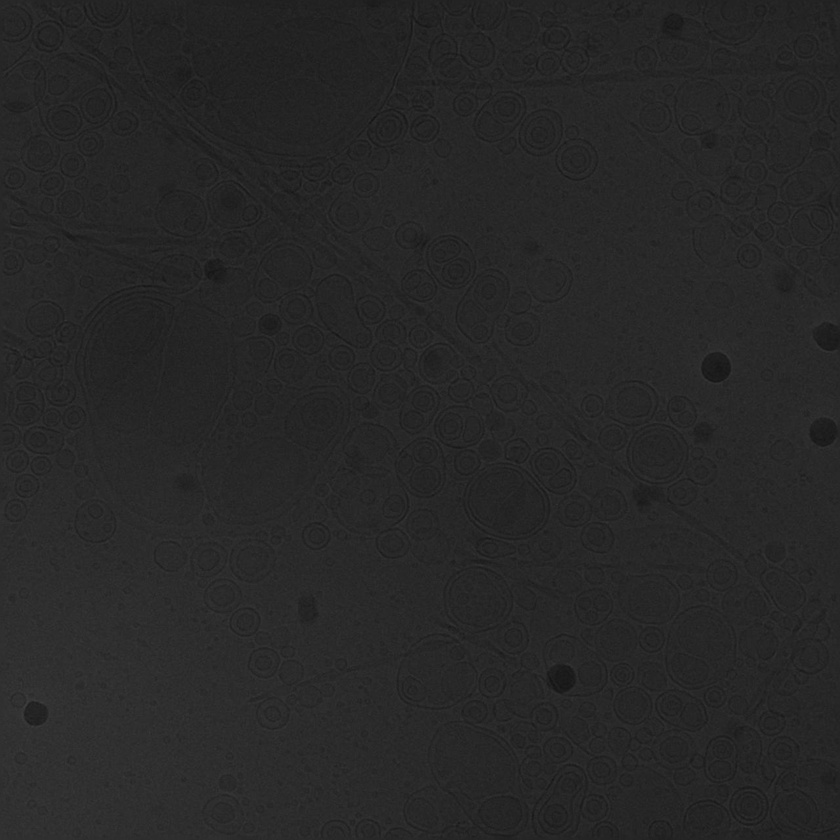
#> input picture examples/data/Fusion-G-87.jpg, 840 x 840 px, shrunk from 1280 x 1280 before the run
$ python -i contour_finder.py   (imports and definitions only)
#> lines starting #> are read from the running program, lines starting #| are printed output that depends on the picture; after the words box and inside, x2 and y2 are one past the last pixel; in counts of white or black regions, pixels touching at a corner belong together
"""Image preprocessing utilities for contour extraction and analysis."""

from dataclasses import dataclass
from typing import List
import numpy as np
from skimage import io, color, filters, morphology, measure
from sklearn.cluster import KMeans

from nanorange.settings import CONTOUR_FINDER_MIN_OBJECT_SIZE, SHAPE_FITTING_N_COLORS


@dataclass
class PreprocessingResult:
    """Container for preprocessing results."""
    gray: np.ndarray
    binary: np.ndarray
    contours: List[np.ndarray]


@dataclass
class ColorSegmentationResult:
    """Container for color segmentation results."""
    cluster_map: np.ndarray
    cluster_centers: np.ndarray
    cluster_colors: np.ndarray


class ContourFinder:
    """Handles contour finding operations for image analysis."""

    def __init__(
        self,
        min_object_size: int = CONTOUR_FINDER_MIN_OBJECT_SIZE,
        contour_level: float = 0.5
    ):
        """
        Initialize the contour finder with configuration.

        Args:
            min_object_size: Minimum object size in pixels to retain (removes noise)
            contour_level: Level at which to find contours (0.5 for binary images)
        """
        self.min_object_size = min_object_size
        self.contour_level = contour_level

    @staticmethod
    def load_image(path: str) -> np.ndarray:
        """
        Load an image from disk.

        Args:
            path: Path to the image file

        Returns:
            Image as numpy array

        Raises:
            FileNotFoundError: If the image doesn't exist
            ValueError: If the image cannot be loaded
        """
        try:
            img = io.imread(path)
#> img is the input picture: shape (840, 840, 3); min 19, max 61, mean 39.2
            if img is None:
                raise ValueError(f"Failed to load image: {path}")
            return img
        except FileNotFoundError:
            raise FileNotFoundError(f"Image not found: {path}")

    @staticmethod
    def convert_to_grayscale(img: np.ndarray) -> np.ndarray:
        """
        Convert an image to grayscale.

        Args:
            img: Input image (RGB or grayscale)

        Returns:
            Grayscale image as float array (0.0 to 1.0)
        """
        if img.ndim == 3:
            return color.rgb2gray(img)
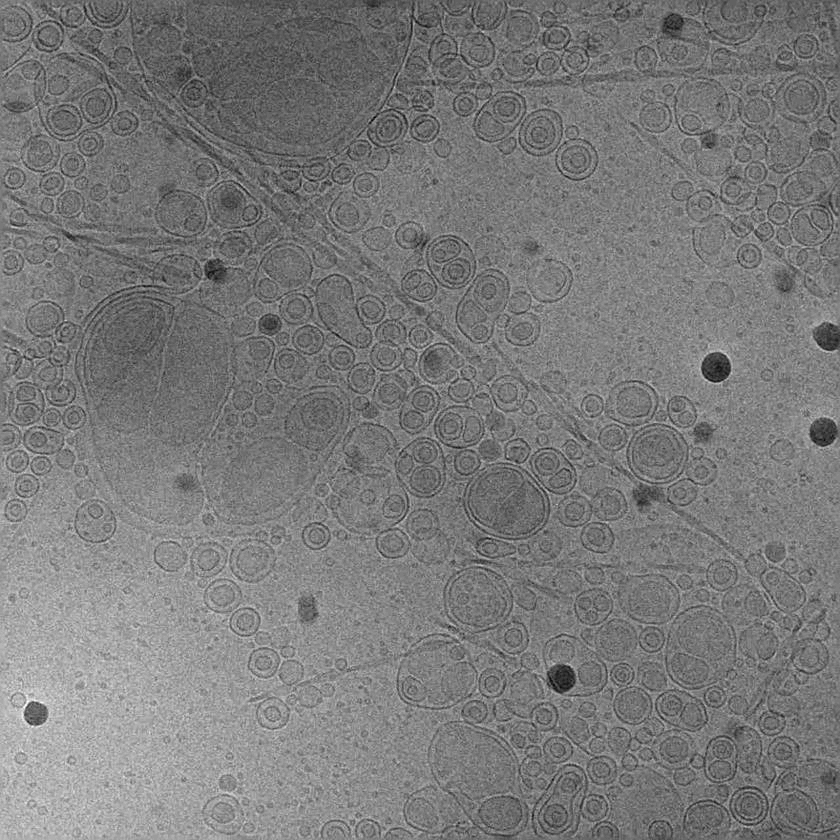
#> returned value: shape (840, 840) float64; min 0.0745, max 0.239, mean 0.154; drawn with min black and max white
        return img.astype(float) / 255.0

    @staticmethod
    def apply_otsu_threshold(gray: np.ndarray) -> np.ndarray:
        """
        Apply Otsu's thresholding to a grayscale image.

        Args:
            gray: Grayscale image (float, 0.0 to 1.0)

        Returns:
            Binary mask (boolean array)
        """
        threshold_value = filters.threshold_otsu(gray)
#> threshold_value = 0.153
        return gray > threshold_value
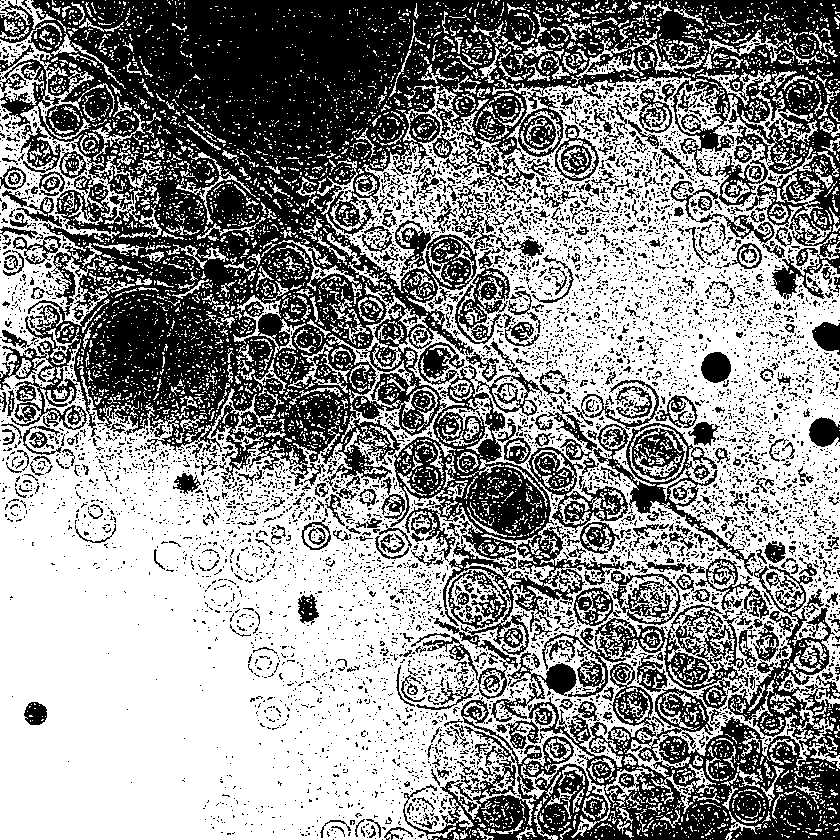
#> returned value: shape (840, 840) bool; 56% white; 6343 black regions (5826 under 20 px), largest, box (x1, y1, x2, y2) and area: (0, 0, 840, 699) 190851, (403, 564, 840, 840) 33913, (593, 423, 757, 576) 4768

    def remove_noise(self, binary: np.ndarray) -> np.ndarray:
        """
        Remove small objects from a binary mask.

        Args:
            binary: Binary mask (boolean array)

        Returns:
            Cleaned binary mask with small objects removed
        """
        return morphology.remove_small_objects(binary, min_size=self.min_object_size)
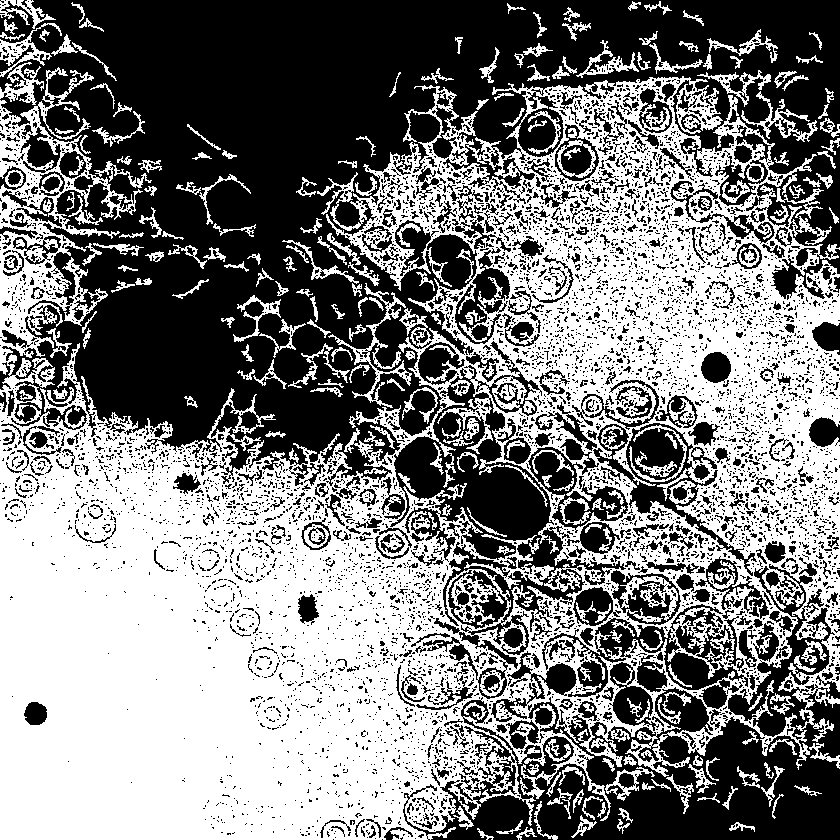
#> returned value: shape (840, 840) bool; 49.8% white; 242 white regions, largest, box (x1, y1, x2, y2) and area: (0, 67, 840, 840) 318802, (328, 283, 412, 408) 1167, (741, 91, 818, 142) 785

    def extract_contours(self, binary: np.ndarray) -> List[np.ndarray]:
        """
        Extract contours from a binary mask.

        Args:
            binary: Binary mask (boolean array)

        Returns:
            List of contour arrays, each with shape (N, 2) for N points
        """
        return measure.find_contours(binary, self.contour_level)

    def preprocess(self, path: str) -> PreprocessingResult:
        """
        Full preprocessing pipeline: load, grayscale, threshold, clean, and extract contours.

        Args:
            path: Path to the input image

        Returns:
            PreprocessingResult containing gray image, binary mask, and contours
        """
        img = self.load_image(path)
        gray = self.convert_to_grayscale(img)
        binary = self.apply_otsu_threshold(gray)
        clean = self.remove_noise(binary)
        contours = self.extract_contours(clean)
#> contours = 6647 point arrays, longest 21523 points

        return PreprocessingResult(
            gray=gray,
            binary=clean,
            contours=contours
        )

    # [60 lines left out: functions preprocess_from_array, color_segment, not called in this run]

>>> result = ContourFinder().preprocess('../../../../examples/data/Fusion-G-87.jpg')
